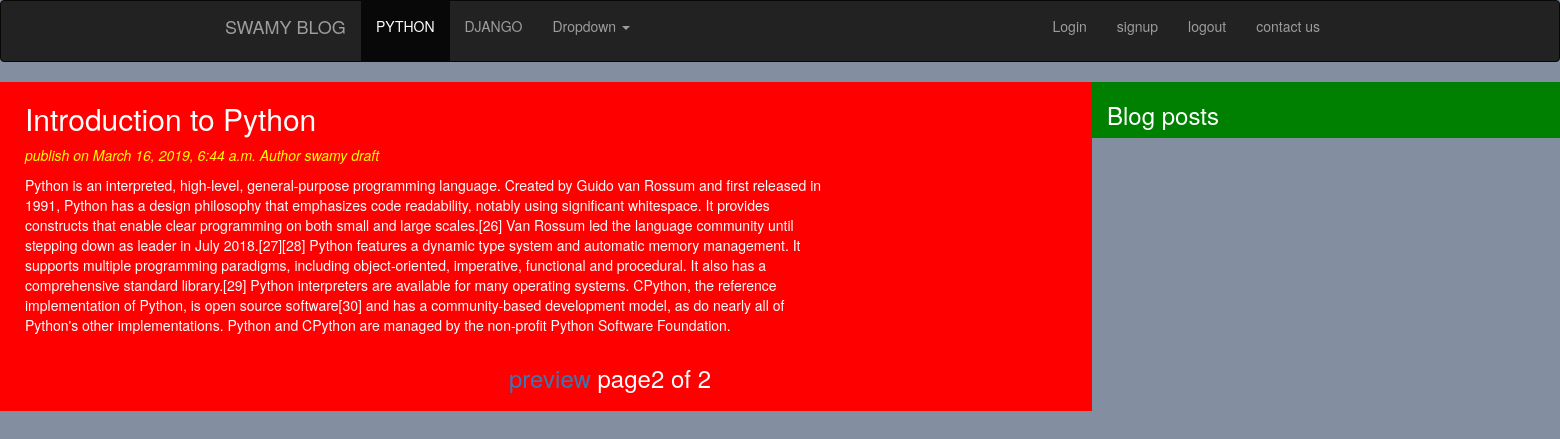
Screenshot of /blog/?page=2 with the database file from the repository.
### blogapp/models.py (models this page shows, shortened)
class post(models.Model):
    status_choices=(('draft','Draft'),('publish','Publish'))
    title=models.CharField(max_length=256)
    slug=models.SlugField(max_length=256,unique_for_date='publish')
    author=models.ForeignKey(User,related_name='publish')
    body=models.TextField()
    publish=models.DateTimeField(default=timezone.now)
    created=models.DateTimeField(auto_now_add=True)
    updated=models.DateTimeField(auto_now=True)
    status=models.CharField(max_length=10,choices=status_choices,default='draft')
    class Meta:
        ordering=('-publish',)

### blogapp/views.py (the view)
# urls.py: url(r'^blog/', views.home_page_blog_view),
def home_page_blog_view(request):
    posts=post.objects.all()
    paginator=Paginator(posts,2)
    page_number=request.GET.get('page')
    try:
        posts=paginator.page(page_number)
    except PageNotAnInteger:
        posts=paginator.page(1)
    except EmptyPage:
        posts=paginator.page(paginator.num_pages)
    return render(request,'blogapp/blog.html',{'posts':posts})

### templates/blogapp/blog.html (shortened to what this page needs)
{%extends 'blogapp/base.html'%}
    {%block content_block%}
<div class="content">
<div class="container" >
    {%for postt in posts%}
    <a id="b" href="{{detail.get_obsolute_url}}"> <h2>{{postt.title}}</h2></a>
        <p id="y">publish on {{postt.publish}} Author  {{postt.author}}  {{postt.status}}  </p>
    <p id="c">{{postt.body}}</p>
    {%endfor%}
    <div class="container" align="center">
    <h3>{%include 'blogapp/pagination.html' with page=posts%}<h3>
</div>
</div>
</div>
<div class="sidebar">
    <div class="container ">
<h3>Blog posts</h3>
        </div>
</div>
    {%endblock%}

### static/css/ads.css (style rules this page uses)
body { background:#838ea0; }
h2 { color:white; }
p { color:white; }
h3 { color:white; width:60%; }
.content { background:red; width:70%; float:left; padding:0 0 0 10px; text-align:80%; }
.sidebar { width:30%; float:right; background:green; text-align=center; }
#y { color:yellow; font-style:italic; }
#b { color:blue; }
#c { width:70% }

### rows the page displays
post: title "Introduction to Python", publish "March 16, 2019, 6:44 a.m.", author "swamy", status "draft", body "Python is an interpreted, high-level, general-purpose programming language. Created by Guido van Rossum and first released in 1991, Python has a design philosophy that emphasizes code readability, notably using significant whitespace. It provides constructs that enable clear programming on both small and large scales.[26] Van Rossum led the language community until stepping down as leader in July 2018.[27][28] Python features a dynamic type system and automatic memory management. It supports multiple programming paradigms, including object-oriented, imperative, functional and procedural. It also has a comprehensive standard library.[29] Python interpreters are available for many operating…"

### other values shown
{{ page.number }} "2"
{{ page.paginator.num_pages }} "2"
